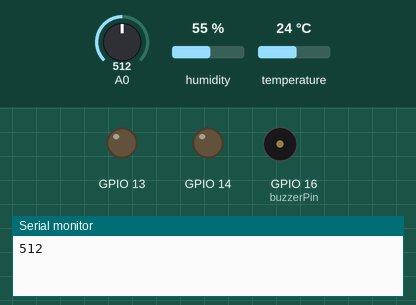
This sketch was run on a simulated ESP8266 (NodeMCU). Parts: output pins drawn as LEDs (lit = HIGH), buzzer (waves = sounding), the last lines printed to the serial monitor. Inputs (shaded band) come from the test bench; at power-on: A0 = 512, temperature 24 °C, humidity 55 %. WiFi joins after 1.5 s; servers stay silent unless stated.

Above: at 3.0 s.
3.1 s: A0 set to 684
5.0 s: A0 set to 717
At 6.6 s:
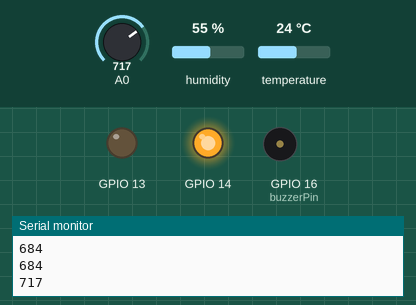
8.5 s: temperature set to 39.2 °C
12.0 s: temperature set to 40.7 °C
At 15.6 s:
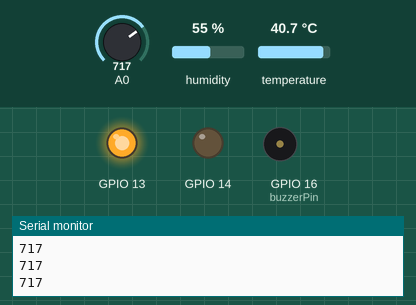
17.3 s: temperature set to 12 °C
At 18.5 s:
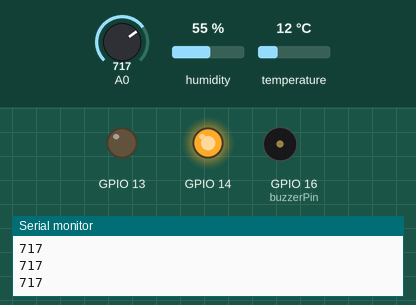
21.3 s: temperature set to 41 °C
At 24.3 s:
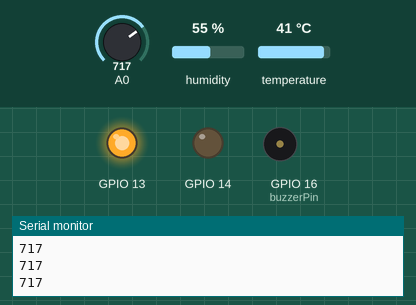
Timing chart, 0 to 26.3 s (numbered marks = the images above; inputs shaded):
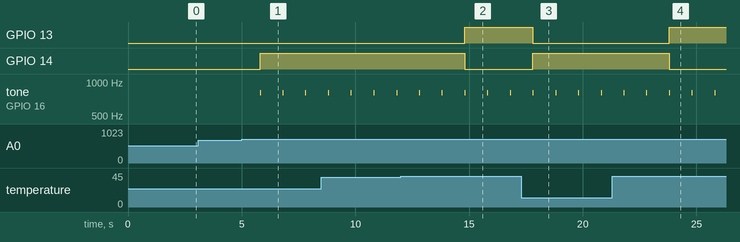

The sketch:

teperature_and_gas_monitoring.ino
```cpp
#include <SPI.h>
#include <ESP8266WiFi.h>
#include <BlynkSimpleEsp8266.h>
#include <DHT.h>

char auth[] = "P7V5V2TgrNBd9wqUiBeLTT3wqyMbiKEb";
char ssid[] = "S9+";
char pass[] = "ghvb4765";

#define DHTPIN 2
#define DHTTYPE DHT22
#define buzzerPin 16

DHT dht(DHTPIN, DHTTYPE);
BlynkTimer timer;
int gasSensor;
void sendSensor()
{
  float h = dht.readHumidity();
  float t = dht.readTemperature();
  gasSensor=analogRead(A0);
  Serial.println(gasSensor);
  if(gasSensor>700)
  {
    digitalWrite(13,LOW);
    digitalWrite(14,HIGH);
    tone(buzzerPin,800,40);
    Blynk.notify("Smoke Detected!!!");
  }
  if(t>40)
  {
      digitalWrite(13,HIGH);
      digitalWrite(14,LOW);
      tone(buzzerPin,800,40);
      Blynk.notify("Temperature is high!!!");
  }
  Blynk.virtualWrite(V1, gasSensor);
  Blynk.virtualWrite(V5, h);
  Blynk.virtualWrite(V6, t);
}

void setup()
{
  Serial.begin(115200);
  Blynk.begin(auth, ssid, pass);
  dht.begin();
  pinMode(13,OUTPUT);
  pinMode(14,OUTPUT);
  pinMode(buzzerPin,OUTPUT);
  timer.setInterval(1000L, sendSensor);
}

void loop()
{
  Blynk.run();
  timer.run();
}
```

Measured:
- the behaviour switches between 700 and 701 on A0 (found by bisection; images 0 and 1)
- the behaviour switches between 40 and 40.1 °C on temperature (found by bisection; images 1 and 2)
- after the input at 5.0 s, GPIO 14: LOW → HIGH after 0.81 s; tone on GPIO 16 (buzzerPin): alternates 800 Hz for 0.04 s and silent for 0.96 s, starting after 0.81 s
- after the input at 12.0 s, GPIO 13: LOW → HIGH after 2.8 s; GPIO 14: HIGH → LOW after 2.8 s
- after the input at 17.3 s, GPIO 13: HIGH → LOW after 0.51 s; GPIO 14: LOW → HIGH after 0.51 s
- after the input at 21.3 s, GPIO 13: LOW → HIGH after 2.5 s; GPIO 14: HIGH → LOW after 2.5 s
